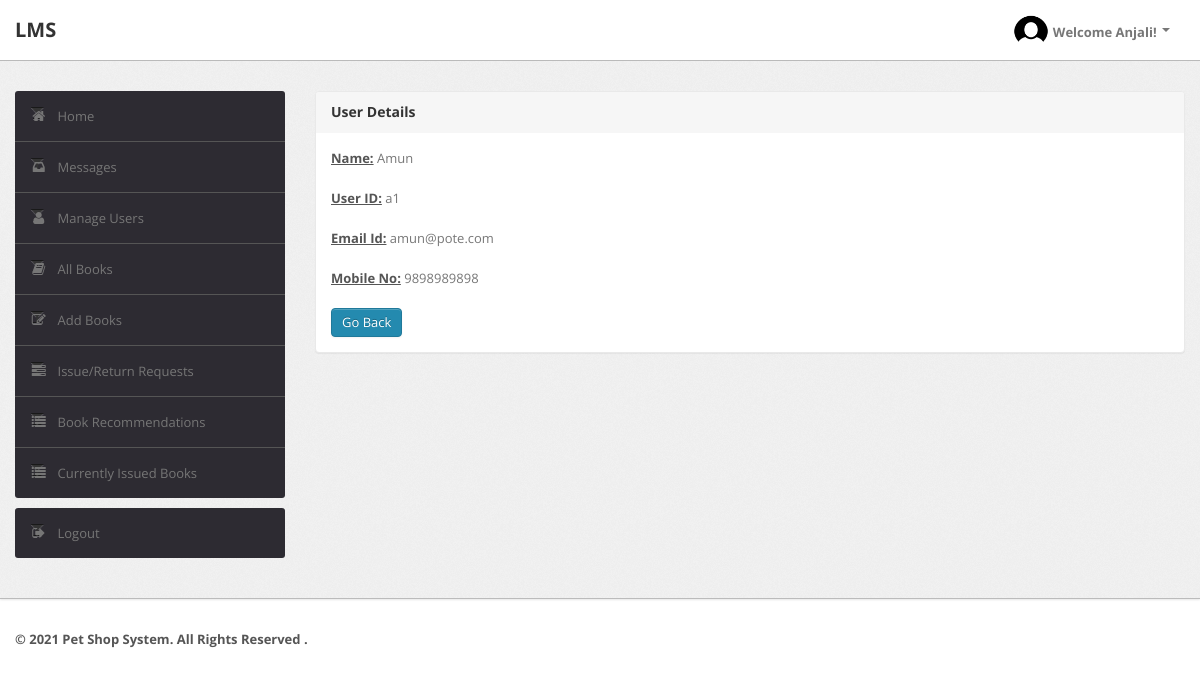
Screenshot of /admin/userdetails.php?aid=a1&&id=u1 (signed in) with the database file from the repository.
### tables this page shows
CREATE TABLE `user` (`UserId` varchar(50) NOT NULL, `Name` varchar(50) DEFAULT NULL, `Type` varchar(50) DEFAULT NULL, `EmailId` varchar(50) DEFAULT NULL, `MobNo` bigint(11) DEFAULT NULL, `Password` varchar(50) DEFAULT NULL, PRIMARY KEY (`UserId`), UNIQUE KEY `EmailId` (`EmailId`));

### admin/userdetails.php (the view, shortened to what this page needs)
<?php
    require('dbconn.php');
?>
<?php
    if ($_SESSION['UserId']) {
        $userId=$_GET['aid'];
        $sql="SELECT Name from LMS.user WHERE UserId='$userId'";
        $result=mysqli_query($conn, $sql);
        $row=mysqli_fetch_row($result);
?>
<!DOCTYPE html>
<html lang="en">
    <head>
        <link type="text/css" href="bootstrap/css/bootstrap.min.css" rel="stylesheet">
        <link type="text/css" href="bootstrap/css/bootstrap-responsive.min.css" rel="stylesheet">
        <link type="text/css" href="css/theme.css" rel="stylesheet">
        <link type="text/css" href="images/icons/css/font-awesome.css" rel="stylesheet">
    </head>
    <body>
        <div class="navbar navbar-fixed-top">
            <div class="navbar-inner">
                <div class="container">
                        <a class="brand" href="index.php">LMS </a>
                    <div class="nav-collapse collapse navbar-inverse-collapse">
                        <ul class="nav pull-right">
                            <li class="nav-user dropdown"><a href="#" class="dropdown-toggle" data-toggle="dropdown">
                                <img src="images/profile.png" class="nav-avatar" />Welcome <?=$row[0]?>!
                                <b class="caret"></b></a>
                            </li>
                        </ul>
                    </div>
                </div>
            </div>
        </div>
        <div class="wrapper">
            <div class="container">
                <div class="row">
                    <div class="span3">
                        <div class="sidebar">
                            <ul class="widget widget-menu unstyled">
                                <li class="active"><a href="index.php?aid=<?=$userId?>"><i class="menu-icon icon-home"></i>Home
                                </a></li>
                                <li><a href="message.php?aid=<?=$userId?>"><i class="menu-icon icon-inbox"></i>Messages</a>
                                </li>
                                <li><a href="student.php?aid=<?=$userId?>"><i class="menu-icon icon-user"></i>Manage Users </a>
                                </li>
                                <li><a href="book.php?aid=<?=$userId?>"><i class="menu-icon icon-book"></i>All Books </a></li>
                                <li><a href="addbook.php?aid=<?=$userId?>"><i class="menu-icon icon-edit"></i>Add Books </a></li>
                                <li><a href="requests.php?aid=<?=$userId?>"><i class="menu-icon icon-tasks"></i>Issue/Return Requests </a></li>
                                <li><a href="recommendations.php?aid=<?=$userId?>"><i class="menu-icon icon-list"></i>Book Recommendations </a></li>
                                <li><a href="current.php?aid=<?=$userId?>"><i class="menu-icon icon-list"></i>Currently Issued Books </a></li>
                            </ul>
                            <ul class="widget widget-menu unstyled">
                                <li><a href="logout.php"><i class="menu-icon icon-signout"></i>Logout </a></li>
                            </ul>
                        </div>
                    </div>
                    <div class="span9">
                        <div class="content">
                            <div class="module">
                                <div class="module-head">
                                    <h3>User Details</h3>
                                </div>
                                <div class="module-body">
                                    <?php
                                        $uId=$_GET['id'];
                                        $sql="select * from LMS.user where UserId='$uId'";
                                        $result=$conn->query($sql);
                                        $row=$result->fetch_assoc();
                                            $name=$row['Name'];
                                            $email=$row['EmailId'];
                                            $mobno=$row['MobNo'];
                                            echo "<b><u>Name:</u></b> ".$name."<br><br>";
                                            echo "<b><u>User ID:</u></b> ".$userId."<br><br>";
                                            echo "<b><u>Email Id:</u></b> ".$email."<br><br>";
                                            echo "<b><u>Mobile No:</u></b> ".$mobno."<br><br>";
                                        ?>
                                        <a href="user.php?aid=<?=$userId?>" class="btn btn-primary">Go Back</a>
                                </div>
                            </div>
                        </div>
                    </div>
                </div>
            </div>
        </div>
        <div class="footer">
            <div class="container">
                <b class="copyright">&copy; 2021 Pet Shop System. All Rights Reserved .
            </div>
        </div>
    </body>
</html>
<?php
    }
    else {
        echo "<script type='text/javascript'>alert('Access Denied!!!')</script>";
    }
?>

### admin/css/theme.css (style rules this page uses)
body { font-size: 13px; font-family: 'Open Sans', Arial, sans-serif; background: #fff; color: #777 }
h1, h2, h3, h4, h5, h6 { color: #333; margin-top: 0 }
h3 { font-size: 20px }
strong, b { color: #555 }
.wrapper { background: url(../images/bg.png) #eee; border-bottom: 1px solid #bbb; -webkit-box-shadow: 0 1px 2px rgba(0,0,0,0.1); -moz-box-shadow: 0 1px 2px rgba(0,0,0,0.1); box-shadow: 0 1px 2px rgba(0,0,0,0.1); padding: 30px 0 }
.footer { color: #999; padding: 30px 0 60px }
body [class^="icon-"], body [class*=" icon-"] { font-size: 14px; line-height: 20px; height: 20px }
.module { background: #fff; -webkit-border-radius: 3px; -moz-border-radius: 3px; border-radius: 3px; border: 1px solid #ccc; border-bottom-color: #bbb; -webkit-box-shadow: 0 0 1px rgba(0,0,0,0.2); -moz-box-shadow: 0 0 1px rgba(0,0,0,0.2); box-shadow: 0 0 1px rgba(0,0,0,0.2); margin-bottom: 30px }
.navbar { position: static!important; margin: 0!important }
.navbar .navbar-inner { background: #fff; border-bottom: 1px solid #bbb; -webkit-box-shadow: 0 1px 2px rgba(0,0,0,0.15); -moz-box-shadow: 0 1px 2px rgba(0,0,0,0.15); box-shadow: 0 1px 2px rgba(0,0,0,0.15) }
.navbar .brand { color: #333; font-weight: bold; font-size: 20px; margin-right: 20px; padding: 20px }
.navbar .nav>li>a { padding: 20px 15px; font-weight: bold; color: #777 }
.nav-user>a { height: 20px }
.nav-avatar { width: 34px; height: 34px; margin: -7px 5px 0 0; -webkit-border-radius: 50%; -moz-border-radius: 50%; border-radius: 50% }
.btn, .btn-box { -webkit-border-radius: 3px; -moz-border-radius: 3px; border-radius: 3px }
.btn { font-size: 13px; font-weight: 600 }
.btn { display: inline-block; margin-bottom: 0; font-weight: 400; text-align: center; vertical-align: middle; cursor: pointer; background-image: none; border: 1px solid transparent; white-space: nowrap; padding: 4px 10px; font-size: 13px; line-height: 1.42857; border-radius: 4px; -webkit-user-select: none; -moz-user-select: none; -ms-user-select: none; user-select: none }
.btn-primary { color: #fff; background-color: #248aaf; border-color: #20799a }
.widget-menu { background: #fff; -webkit-border-radius: 3px; -moz-border-radius: 3px; border-radius: 3px; overflow: hidden }
.widget-menu a { color: #555; display: block; line-height: 20px; padding: 15px; text-decoration: none!important }
.widget-menu .menu-icon { margin-right: 10px; color: #767676; -webkit-transition: all .2s ease-in-out; -moz-transition: all .2s ease-in-out; transition: all .2s ease-in-out; }
.widget-menu>li+li { border-top: 1px solid #555 }
.widget-menu>li>a { background-color: #2d2b32; color: #767676; -webkit-transition: all .2s ease-in-out; -moz-transition: all .2s ease-in-out; transition: all .2s ease-in-out; }
.module { box-shadow: 0 0 3px rgba(0,0,0,.1); border-color: #e9e9e9; margin-bottom: 20px; background-color: #fff; border-radius: 4px; -webkit-box-shadow: 0 1px 1px rgba(0,0,0,.05); box-shadow: 0 1px 1px rgba(0,0,0,.05); }
.module-head { color: #767676; background-color: #f6f6f6; border-color: #e9e9e9; padding: 10px 15px; border-bottom: 1px solid transparent; border-top-right-radius: 3px; border-top-left-radius: 3px; }
.module-head h3 { font-size: 14px; line-height: 20px; height: 20px; margin: 0 }
.module-body { padding: 15px }

### rows the page displays
user: Name "Anjali"
user: Name "Amun", EmailId "amun@pote.com", MobNo "9898989898"

### other values shown
$userId "a1"
